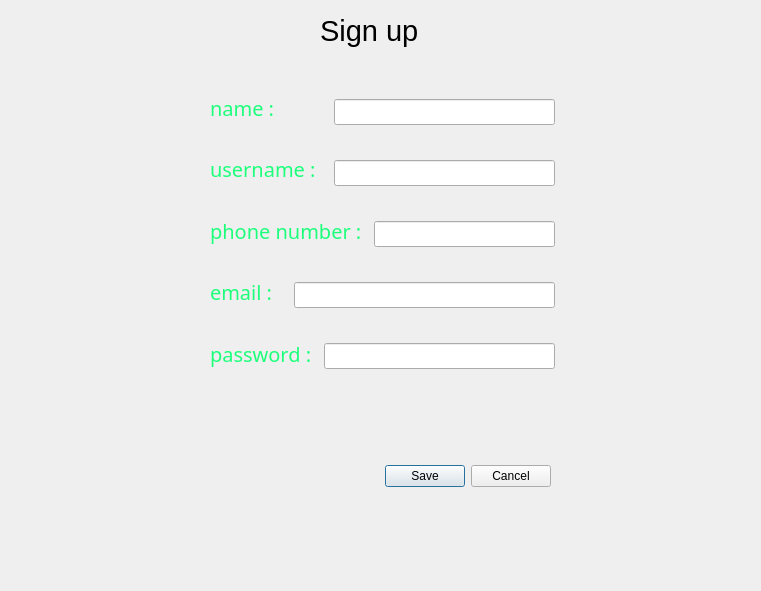
<?xml version="1.0" encoding="UTF-8"?>
<ui version="4.0">
 <class>sign_up</class>
 <widget class="QDialog" name="sign_up">
  <property name="geometry">
   <rect>
    <x>0</x>
    <y>0</y>
    <width>761</width>
    <height>591</height>
   </rect>
  </property>
  <property name="windowTitle">
   <string>Dialog</string>
  </property>
  <widget class="QDialogButtonBox" name="buttonBox">
   <property name="geometry">
    <rect>
     <x>210</x>
     <y>460</y>
     <width>341</width>
     <height>32</height>
    </rect>
   </property>
   <property name="orientation">
    <enum>Qt::Horizontal</enum>
   </property>
   <property name="standardButtons">
    <set>QDialogButtonBox::Cancel|QDialogButtonBox::Save</set>
   </property>
  </widget>
  <widget class="QLabel" name="label_4">
   <property name="geometry">
    <rect>
     <x>680</x>
     <y>230</y>
     <width>63</width>
     <height>20</height>
    </rect>
   </property>
   <property name="text">
    <string/>
   </property>
  </widget>
  <widget class="QLabel" name="label_7">
   <property name="geometry">
    <rect>
     <x>-140</x>
     <y>-10</y>
     <width>951</width>
     <height>681</height>
    </rect>
   </property>
   <property name="text">
    <string/>
   </property>
   <property name="pixmap">
    <pixmap>../images/pvz2-ea-hero-pvz2-xl.jpg.adapt.crop191x100.1200w.jpg</pixmap>
   </property>
  </widget>
  <widget class="QLabel" name="label_8">
   <property name="geometry">
    <rect>
     <x>320</x>
     <y>-30</y>
     <width>241</width>
     <height>121</height>
    </rect>
   </property>
   <property name="font">
    <font>
     <pointsize>22</pointsize>
    </font>
   </property>
   <property name="styleSheet">
    <string notr="true">color:rgb(0, 0, 0);</string>
   </property>
   <property name="text">
    <string>Sign up</string>
   </property>
  </widget>
  <widget class="QWidget" name="layoutWidget">
   <property name="geometry">
    <rect>
     <x>210</x>
     <y>80</y>
     <width>179</width>
     <height>301</height>
    </rect>
   </property>
   <property name="font">
    <font>
     <family>Sitka Banner</family>
     <pointsize>15</pointsize>
    </font>
   </property>
   <layout class="QVBoxLayout" name="verticalLayout">
    <item>
     <widget class="QLabel" name="line_edit_name">
      <property name="font">
       <font>
        <family>Sitka Banner</family>
        <pointsize>15</pointsize>
        <underline>false</underline>
        <strikeout>false</strikeout>
       </font>
      </property>
      <property name="styleSheet">
       <string notr="true">color: rgb(29, 255, 123);</string>
      </property>
      <property name="text">
       <string>name : </string>
      </property>
     </widget>
    </item>
    <item>
     <widget class="QLabel" name="line_edit_username">
      <property name="font">
       <font>
        <family>Sitka Banner</family>
        <pointsize>15</pointsize>
       </font>
      </property>
      <property name="styleSheet">
       <string notr="true">
color: rgb(29, 255, 123);</string>
      </property>
      <property name="text">
       <string>username :</string>
      </property>
     </widget>
    </item>
    <item>
     <widget class="QLabel" name="line_edit_phonenumber">
      <property name="font">
       <font>
        <family>Sitka Banner</family>
        <pointsize>15</pointsize>
       </font>
      </property>
      <property name="styleSheet">
       <string notr="true">color: rgb(29, 255, 123);</string>
      </property>
      <property name="text">
       <string>phone number :</string>
      </property>
     </widget>
    </item>
    <item>
     <widget class="QLabel" name="line_edit_email">
      <property name="font">
       <font>
        <family>Sitka Banner</family>
        <pointsize>15</pointsize>
       </font>
      </property>
      <property name="styleSheet">
       <string notr="true">color: rgb(29, 255, 123);</string>
      </property>
      <property name="text">
       <string>email :</string>
      </property>
     </widget>
    </item>
    <item>
     <widget class="QLabel" name="line_edit_password">
      <property name="font">
       <font>
        <family>Sitka Banner</family>
        <pointsize>15</pointsize>
       </font>
      </property>
      <property name="styleSheet">
       <string notr="true">color: rgb(29, 255, 123);</string>
      </property>
      <property name="text">
       <string>password :</string>
      </property>
     </widget>
    </item>
   </layout>
  </widget>
  <widget class="QLineEdit" name="line_edit_name_2">
   <property name="geometry">
    <rect>
     <x>334</x>
     <y>99</y>
     <width>221</width>
     <height>26</height>
    </rect>
   </property>
  </widget>
  <widget class="QLineEdit" name="line_edit_username_2">
   <property name="geometry">
    <rect>
     <x>334</x>
     <y>160</y>
     <width>221</width>
     <height>26</height>
    </rect>
   </property>
  </widget>
  <widget class="QLineEdit" name="line_edit_phonenumber_2">
   <property name="geometry">
    <rect>
     <x>374</x>
     <y>221</y>
     <width>181</width>
     <height>26</height>
    </rect>
   </property>
  </widget>
  <widget class="QLineEdit" name="line_edit_email_2">
   <property name="geometry">
    <rect>
     <x>294</x>
     <y>282</y>
     <width>261</width>
     <height>26</height>
    </rect>
   </property>
  </widget>
  <widget class="QLineEdit" name="line_edit_password_2">
   <property name="geometry">
    <rect>
     <x>324</x>
     <y>343</y>
     <width>231</width>
     <height>26</height>
    </rect>
   </property>
   <property name="echoMode">
    <enum>QLineEdit::Password</enum>
   </property>
  </widget>
  <zorder>label_7</zorder>
  <zorder>layoutWidget</zorder>
  <zorder>buttonBox</zorder>
  <zorder>label_4</zorder>
  <zorder>label_8</zorder>
  <zorder>line_edit_name_2</zorder>
  <zorder>line_edit_username_2</zorder>
  <zorder>line_edit_phonenumber_2</zorder>
  <zorder>line_edit_email_2</zorder>
  <zorder>line_edit_password_2</zorder>
 </widget>
 <resources/>
 <connections>
  <connection>
   <sender>buttonBox</sender>
   <signal>rejected()</signal>
   <receiver>sign_up</receiver>
   <slot>reject()</slot>
   <hints>
    <hint type="sourcelabel">
     <x>316</x>
     <y>260</y>
    </hint>
    <hint type="destinationlabel">
     <x>286</x>
     <y>274</y>
    </hint>
   </hints>
  </connection>
  <connection>
   <sender>buttonBox</sender>
   <signal>accepted()</signal>
   <receiver>sign_up</receiver>
   <slot>accept()</slot>
   <hints>
    <hint type="sourcelabel">
     <x>248</x>
     <y>254</y>
    </hint>
    <hint type="destinationlabel">
     <x>157</x>
     <y>274</y>
    </hint>
   </hints>
  </connection>
 </connections>
</ui>
